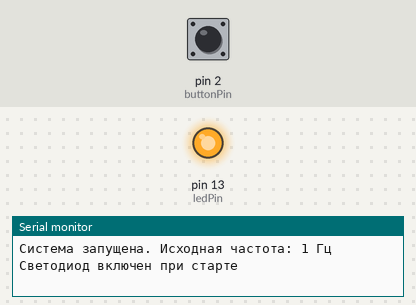
The sketch below on a simulated Arduino Uno, built with avr-gcc and run on an emulated ATmega328P. On the bench: output pins drawn as LEDs (lit = HIGH), the last lines printed to the serial monitor. Dashed ring = blinking. The test bench sets the inputs (shaded band); at power-on: pin 2 (buttonPin) HIGH.

Above: at 0.1 s.
At 1.3 s:
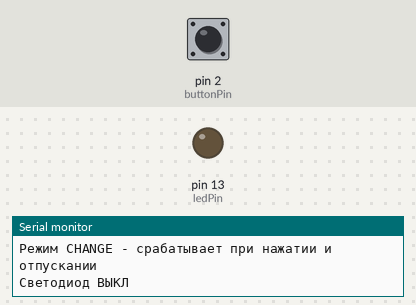
1.4 s: pin 2 (buttonPin) pulled LOW for 0.15 s
4.4 s: pin 2 (buttonPin) pulled LOW for 1 s
At 6.2 s:
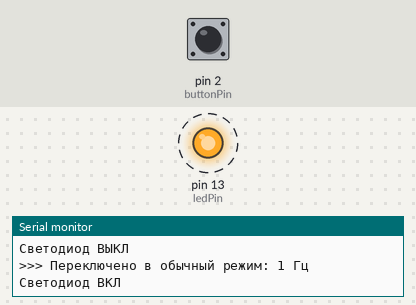
Timing chart, 0 to 13.4 s (numbered marks = the images above; inputs shaded):
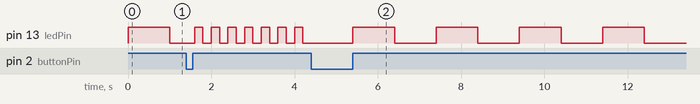

Measured:
- after the input at 4.4 s, pin 13 (ledPin): alternates HIGH for 1.0 s and LOW for 1.0 s, starting after 1.0 s
- by itself, pin 13 (ledPin): alternates HIGH for 0.20 s and LOW for 0.20 s

The sketch:

sketch_button_prer.ino
```cpp
volatile bool fastMode = false;
const int ledPin = 13;
const int buttonPin = 2;

unsigned long previousMillis = 0;
unsigned long interval = 1000;  // Интервал мигания 1 сек
bool ledState = false;          // Текущее состояние светодиода

volatile bool lastButtonState = HIGH;
volatile bool buttonPressed = false;

void setup() {
  pinMode(ledPin, OUTPUT);
  pinMode(buttonPin, INPUT_PULLUP); // Подтяжка к питанию

  // Включаем светодиод при старте
  digitalWrite(ledPin, HIGH);
  ledState = true;

  // Инициализируем начальное состояние кнопки
  lastButtonState = digitalRead(buttonPin);

  // Подключаем прерывание на пине 2 по режиму CHANGE
  attachInterrupt(digitalPinToInterrupt(buttonPin), changeMode, CHANGE);

  Serial.begin(9600);
  Serial.println("Система запущена. Исходная частота: 1 Гц");
  Serial.println("Светодиод включен при старте");
  Serial.println("Режим CHANGE - срабатывает при нажатии и отпускании");
}

void loop() {
  unsigned long currentMillis = millis();

  // Управление миганием светодиода
  if (currentMillis - previousMillis >= interval) {
    previousMillis = currentMillis;
    ledState = !ledState; // Инвертируем состояние
    digitalWrite(ledPin, ledState); // Устанавливаем состояние

    // Вывод информации для отладки
    if (ledState) {
      Serial.println("Светодиод ВКЛ");
    } else {
      Serial.println("Светодиод ВЫКЛ");
    }
  }

  // Обработка нажатия кнопки (только при переходе с HIGH на LOW)
  if (buttonPressed) {
    buttonPressed = false;
    handleButtonPress();
  }
}

// Обработчик прерывания - определяет состояние кнопки
void changeMode() {
  static unsigned long lastInterruptTime = 0;
  unsigned long interruptTime = millis();

  // Защита от дребезга - игнорируем события чаще 50 мс
  if (interruptTime - lastInterruptTime > 50) {
    bool currentButtonState = digitalRead(buttonPin);

    // Реагируем только на нажатие (переход с HIGH на LOW)
    if (lastButtonState == HIGH && currentButtonState == LOW) {
      buttonPressed = true;
    }

    lastButtonState = currentButtonState;
  }
  lastInterruptTime = interruptTime;
}

// Обработка нажатия кнопки - меняет режим мигания
void handleButtonPress() {
  fastMode = !fastMode; // Меняем режим

  if (fastMode) {
    interval = 200; // 5 раз в секунду (1000/5 = 200 мс)
    Serial.println(">>> Переключено в быстрый режим: 5 Гц");
  } else {
    interval = 1000; // 1 раз в секунду
    Serial.println(">>> Переключено в обычный режим: 1 Гц");
  }

  // Сбрасываем таймер для немедленного применения нового интервала
  previousMillis = millis();
}
```
